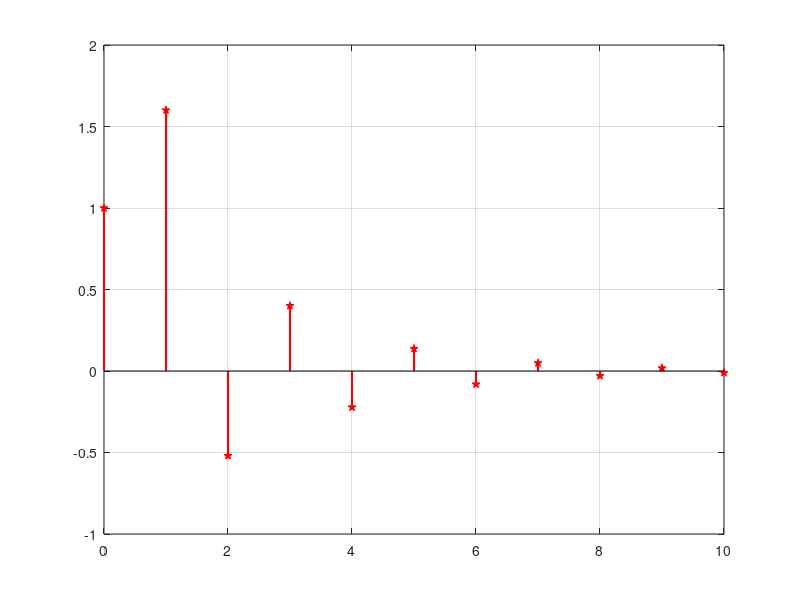

MATLAB code for this plot:

%  Program V4_6 

%%%Demo: %% Inverse Z-transform using Power series method 
% (Practice on Power series method) using filter function
                                                                                                          

%%% Developed by Dr. M. Venu Gopala Rao, 
%%% Email: mvgr03@kluniversity.in,  mvgr03@gmail.com,

%------------------------------------------------------------------------
clear all; close all;clc

% 
% Example: (Practice on Power series method) using filter function                                        
% Determine the inverse Z-transform of
% (1+2z-1)/(1+0.4z-1 -0.12z-2)

%  Solution                                                                                                                                     

   n = 0:1:10;
   L = 11; % Length of output vector (How may values you want in output)
   num = [1 2];
   den = [1 0.4 -0.12];
   x=[1,zeros(1,L-1)];
   y=filter(num,den,x);
   stem(n,y,'pr','fill','LineWidth',1.5);
   grid
   disp('Coefficient of the power series expansion are'); disp(y)
   

%     Coefficient of the power series expansion
% 
% 1.0000  1.6000  -0.5200  0.4000  -0.2224  0.1370  -0.0815  0.0490  
% -0.0294  0.0176  -0.0106

%------------------------------------------------------------------------

% Inverse Z-transform                                                                                                                   
%   
% Demo 8  Practice on Power series method) using decov function                                   
% Repeat example 3 with the built-in function "deconv"
% Solution  

% clear all; close all; clc;
num = [1 2];
den = [1 0.4 -0.12];
x = deconv(den,num);  
disp('Coefficient of the power series expansion are'); disp(x)
